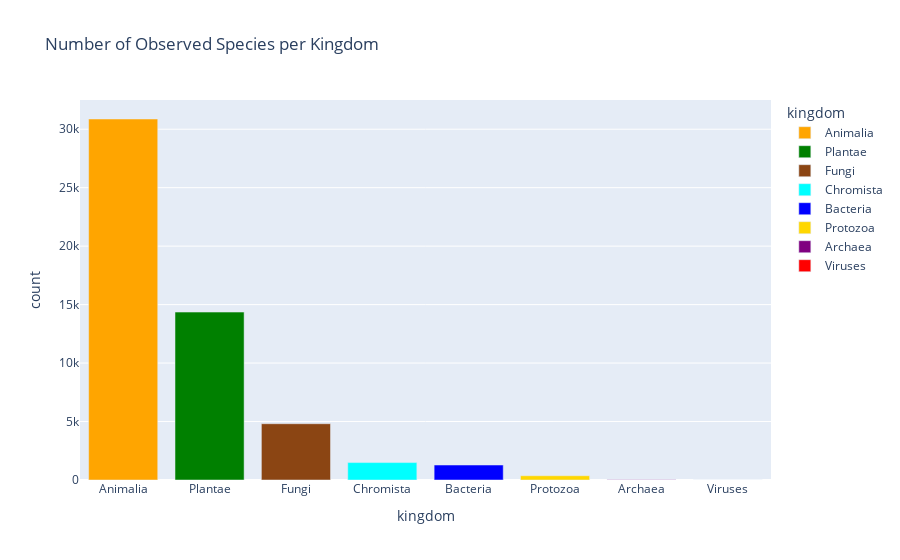

This figure's notebook cell:
### Code cell
# Graph 14 : Number of Observed Species per Kingdom
fig_bar = px.bar(biodiversity_df['kingdom'].value_counts().reset_index(), x='kingdom', y='count', color="kingdom", color_discrete_map=kingdom_colors, title='Number of Observed Species per Kingdom')
fig_bar.show()

### Figure 1 — Plotly figure (JSON) as saved in the notebook; plotly's stock layout.template omitted (floating-point values rounded to 4 significant figures)
{"data": [{"alignmentgroup": "True", "hovertemplate": "kingdom=%{x}<br>count=%{y}<extra></extra>", "legendgroup": "Animalia", "marker": {"color": "#FFA500", "pattern": {"shape": ""}}, "name": "Animalia", "offsetgroup": "Animalia", "orientation": "v", "showlegend": true, "textposition": "auto", "type": "bar", "x": ["Animalia"], "xaxis": "x", "y": [30873], "yaxis": "y"}, {"alignmentgroup": "True", "hovertemplate": "kingdom=%{x}<br>count=%{y}<extra></extra>", "legendgroup": "Plantae", "marker": {"color": "#008000", "pattern": {"shape": ""}}, "name": "Plantae", "offsetgroup": "Plantae", "orientation": "v", "showlegend": true, "textposition": "auto", "type": "bar", "x": ["Plantae"], "xaxis": "x", "y": [14360], "yaxis": "y"}, {"alignmentgroup": "True", "hovertemplate": "kingdom=%{x}<br>count=%{y}<extra></extra>", "legendgroup": "Fungi", "marker": {"color": "#8B4513", "pattern": {"shape": ""}}, "name": "Fungi", "offsetgroup": "Fungi", "orientation": "v", "showlegend": true, "textposition": "auto", "type": "bar", "x": ["Fungi"], "xaxis": "x", "y": [4812], "yaxis": "y"}, {"alignmentgroup": "True", "hovertemplate": "kingdom=%{x}<br>count=%{y}<extra></extra>", "legendgroup": "Chromista", "marker": {"color": "#00FFFF", "pattern": {"shape": ""}}, "name": "Chromista", "offsetgroup": "Chromista", "orientation": "v", "showlegend": true, "textposition": "auto", "type": "bar", "x": ["Chromista"], "xaxis": "x", "y": [1489], "yaxis": "y"}, {"alignmentgroup": "True", "hovertemplate": "kingdom=%{x}<br>count=%{y}<extra></extra>", "legendgroup": "Bacteria", "marker": {"color": "#0000FF", "pattern": {"shape": ""}}, "name": "Bacteria", "offsetgroup": "Bacteria", "orientation": "v", "showlegend": true, "textposition": "auto", "type": "bar", "x": ["Bacteria"], "xaxis": "x", "y": [1281], "yaxis": "y"}, {"alignmentgroup": "True", "hovertemplate": "kingdom=%{x}<br>count=%{y}<extra></extra>", "legendgroup": "Protozoa", "marker": {"color": "#FFD700", "pattern": {"shape": ""}}, "name": "Protozoa", "offsetgroup": "Protozoa", "orientation": "v", "showlegend": true, "textposition": "auto", "type": "bar", "x": ["Protozoa"], "xaxis": "x", "y": [363], "yaxis": "y"}, {"alignmentgroup": "True", "hovertemplate": "kingdom=%{x}<br>count=%{y}<extra></extra>", "legendgroup": "Archaea", "marker": {"color": "#800080", "pattern": {"shape": ""}}, "name": "Archaea", "offsetgroup": "Archaea", "orientation": "v", "showlegend": true, "textposition": "auto", "type": "bar", "x": ["Archaea"], "xaxis": "x", "y": [18], "yaxis": "y"}, {"alignmentgroup": "True", "hovertemplate": "kingdom=%{x}<br>count=%{y}<extra></extra>", "legendgroup": "Viruses", "marker": {"color": "#FF0000", "pattern": {"shape": ""}}, "name": "Viruses", "offsetgroup": "Viruses", "orientation": "v", "showlegend": true, "textposition": "auto", "type": "bar", "x": ["Viruses"], "xaxis": "x", "y": [6], "yaxis": "y"}], "layout": {"barmode": "relative", "legend": {"title": {"text": "kingdom"}, "tracegroupgap": 0}, "title": {"text": "Number of Observed Species per Kingdom"}, "xaxis": {"anchor": "y", "categoryarray": ["Animalia", "Plantae", "Fungi", "Chromista", "Bacteria", "Protozoa", "Archaea", "Viruses"], "categoryorder": "array", "domain": [0, 1], "title": {"text": "kingdom"}}, "yaxis": {"anchor": "x", "domain": [0, 1], "title": {"text": "count"}}}}
